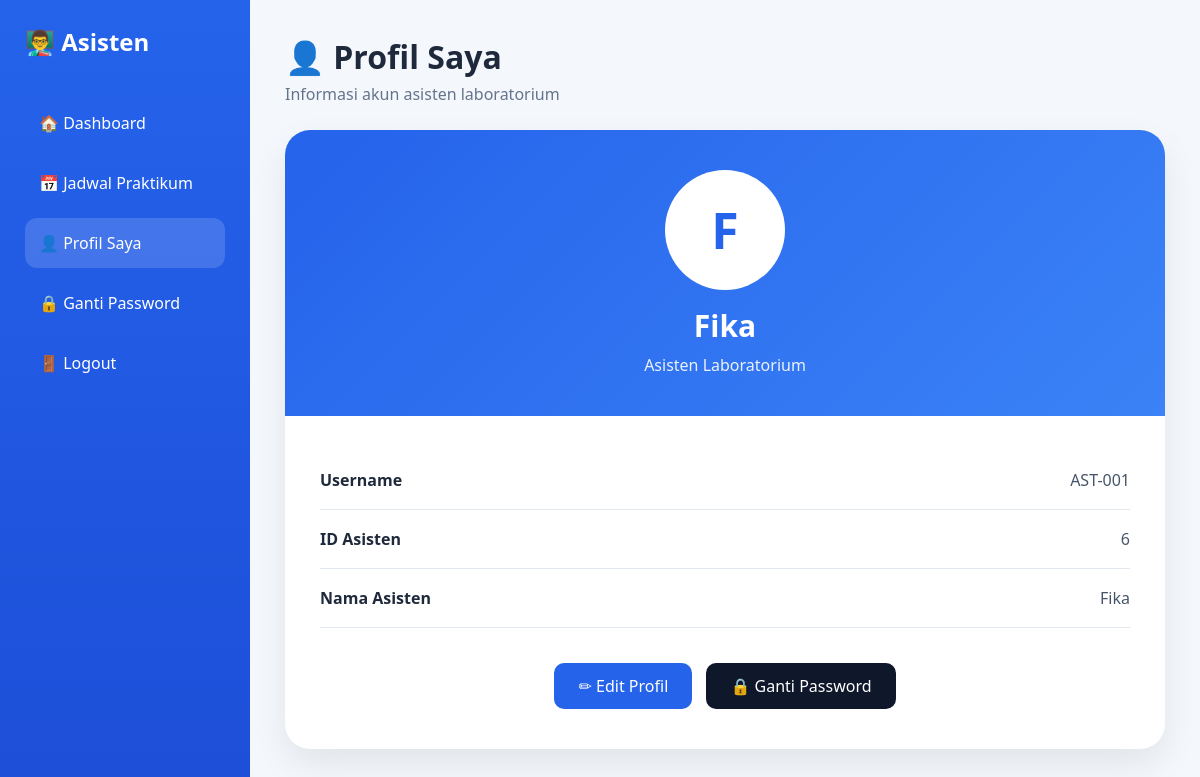
Page /asisten/profil.php (signed in) on the committed database.
### tables this page shows
CREATE TABLE `asisten_lab` (
  `id_asisten` int NOT NULL,
  `nama_asisten` varchar(100) DEFAULT NULL,
  `no_hp` varchar(13) DEFAULT NULL,
  `id_user` int DEFAULT NULL,
  `kode_asisten` varchar(20) NOT NULL
);

CREATE TABLE `users` (
  `id_user` int NOT NULL,
  `username` varchar(50) DEFAULT NULL,
  `password` varchar(10) DEFAULT NULL,
  `role` enum('admin','asisten','mahasiswa') DEFAULT NULL
);

### asisten/profil.php (the view, shortened to what this page needs)
<?php
include "../config/koneksi.php";
$id_user = $_SESSION['id_user'];
$query = mysqli_query($conn, "
SELECT
    a.*,
    u.username
FROM asisten_lab a
JOIN users u ON a.id_user = u.id_user
WHERE a.id_user = '$id_user'
");
$asisten = mysqli_fetch_assoc($query);
$inisial = strtoupper(substr($asisten['nama_asisten'], 0, 1));
?>
<!DOCTYPE html>
<html lang="id">
<head>
</head>
<body>
<div class="sidebar">
    <div class="logo">
        👨‍🏫 Asisten
    </div>
    <div class="menu">
        <a href="dashboard.php">🏠 Dashboard</a>
        <a href="jadwal.php">📅 Jadwal Praktikum</a>
        <a href="profil.php" class="active">👤 Profil Saya</a>
        <a href="ganti_password.php">🔒 Ganti Password</a>
        <a href="../auth/logout.php">🚪 Logout</a>
    </div>
</div>
<div class="main">
    <div class="page-title">
        <h1>👤 Profil Saya</h1>
        <p>Informasi akun asisten laboratorium</p>
    </div>
    <div class="profile-card">
        <div class="profile-top">
            <div class="avatar">
                <?= $inisial ?>
            </div>
            <h2><?= $asisten['nama_asisten']; ?></h2>
            <p>Asisten Laboratorium</p>
        </div>
        <div class="profile-body">
            <div class="info-row">
                <div class="info-label">Username</div>
                <div class="info-value">
                    <?= $asisten['username']; ?>
                </div>
            </div>
            <div class="info-row">
                <div class="info-label">ID Asisten</div>
                <div class="info-value">
                    <?= $asisten['id_asisten']; ?>
                </div>
            </div>
            <div class="info-row">
                <div class="info-label">Nama Asisten</div>
                <div class="info-value">
                    <?= $asisten['nama_asisten']; ?>
                </div>
            </div>
            <div class="action">
                <a href="edit_profil.php" class="btn">
                    ✏ Edit Profil
                </a>
                <a href="ganti_password.php" class="btn btn-password">
                    🔒 Ganti Password
                </a>
            </div>
        </div>
    </div>
</div>
</body>
</html>

### asisten/profil.php (style rules this page uses)
* { margin:0; padding:0; box-sizing:border-box; font-family:'Segoe UI',sans-serif; }
body { background:#f4f7fc; }
.sidebar { position:fixed; left:0; top:0; width:250px; height:100%; background:linear-gradient(180deg,#2563eb,#1d4ed8); padding:25px; }
.logo { color:white; font-size:24px; font-weight:bold; margin-bottom:40px; }
.menu a { display:block; text-decoration:none; color:white; padding:14px; border-radius:12px; margin-bottom:10px; transition:.3s; }
.menu a:hover, .menu a.active { background:rgba(255,255,255,.15); }
.main { margin-left:250px; padding:35px; }
.page-title { margin-bottom:25px; }
.page-title h1 { color:#1e293b; }
.page-title p { color:#64748b; margin-top:5px; }
.profile-card { background:white; max-width:950px; margin:auto; border-radius:25px; overflow:hidden; box-shadow:0 15px 35px rgba(0,0,0,.08); }
.profile-top { background:linear-gradient(135deg,#2563eb,#3b82f6); padding:40px; text-align:center; color:white; }
.avatar { width:120px; height:120px; margin:auto; border-radius:50%; background:white; color:#2563eb; display:flex; align-items:center; justify-content:center; font-size:50px; font-weight:bold; margin-bottom:15px; }
.profile-top h2 { font-size:30px; }
.profile-top p { margin-top:8px; opacity:.9; }
.profile-body { padding:35px; }
.info-row { display:flex; justify-content:space-between; padding:18px 0; border-bottom:1px solid #e2e8f0; }
.info-label { font-weight:600; color:#1e293b; }
.info-value { color:#475569; }
.action { margin-top:30px; text-align:center; }
.btn { display:inline-block; text-decoration:none; padding:12px 24px; border-radius:10px; margin:5px; color:white; background:#2563eb; transition:.3s; }
.btn-password { background:#0f172a; }

### rows in the picture
asisten_lab: nama_asisten "F", nama_asisten "Fika", id_user.username "AST-001", id_asisten "6"
